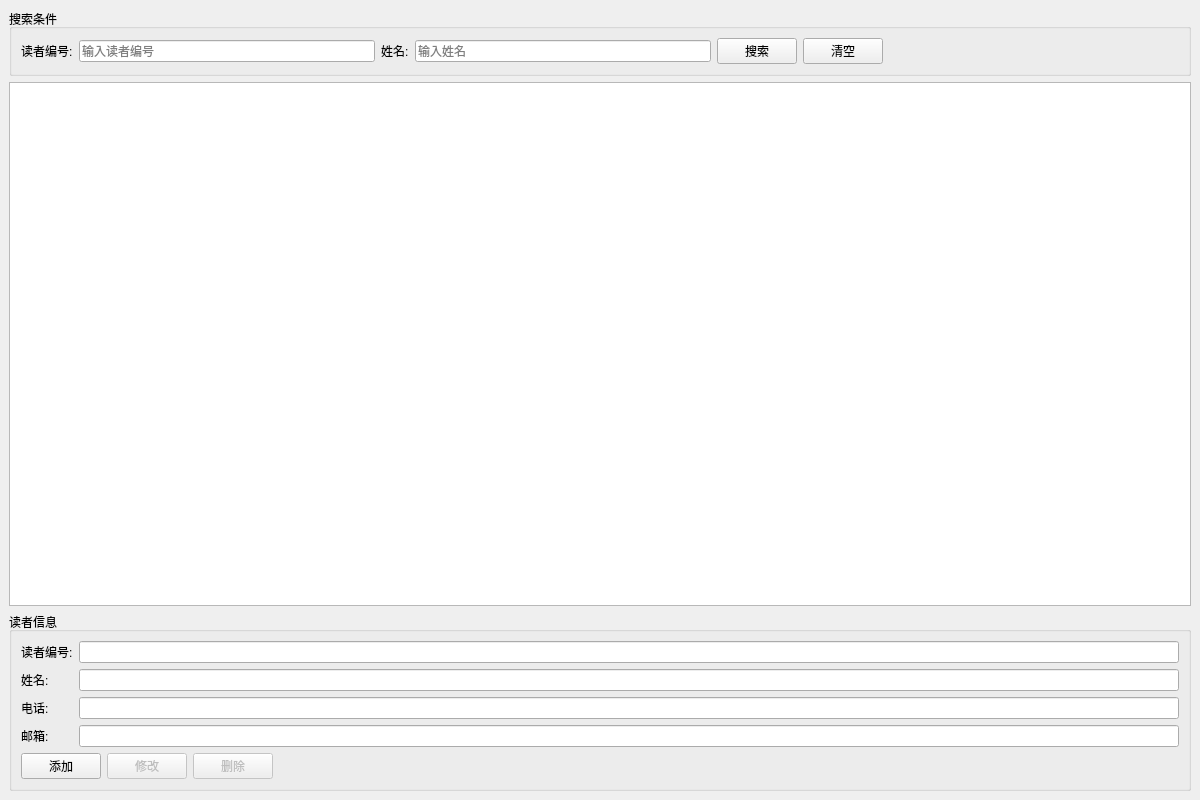
<?xml version="1.0" encoding="UTF-8"?>
<ui version="4.0">
 <class>ReaderWidget</class>
 <widget class="QWidget" name="ReaderWidget">
  <property name="geometry">
   <rect>
    <x>0</x>
    <y>0</y>
    <width>1200</width>
    <height>800</height>
   </rect>
  </property>
  <property name="windowTitle">
   <string>读者管理</string>
  </property>
  <layout class="QVBoxLayout" name="verticalLayout">
   <property name="spacing">
    <number>6</number>
   </property>
   <property name="leftMargin">
    <number>9</number>
   </property>
   <property name="topMargin">
    <number>9</number>
   </property>
   <property name="rightMargin">
    <number>9</number>
   </property>
   <property name="bottomMargin">
    <number>9</number>
   </property>
   <item>
    <widget class="QGroupBox" name="searchGroup">
     <property name="title">
      <string>搜索条件</string>
     </property>
     <layout class="QHBoxLayout" name="searchLayout">
      <item>
       <widget class="QLabel" name="label">
        <property name="text">
         <string>读者编号:</string>
        </property>
       </widget>
      </item>
      <item>
       <widget class="QLineEdit" name="readerIdEdit">
        <property name="placeholderText">
         <string>输入读者编号</string>
        </property>
       </widget>
      </item>
      <item>
       <widget class="QLabel" name="label_2">
        <property name="text">
         <string>姓名:</string>
        </property>
       </widget>
      </item>
      <item>
       <widget class="QLineEdit" name="nameEdit">
        <property name="placeholderText">
         <string>输入姓名</string>
        </property>
       </widget>
      </item>
      <item>
       <widget class="QPushButton" name="searchButton">
        <property name="text">
         <string>搜索</string>
        </property>
       </widget>
      </item>
      <item>
       <widget class="QPushButton" name="clearButton">
        <property name="text">
         <string>清空</string>
        </property>
       </widget>
      </item>
      <item>
       <spacer name="horizontalSpacer">
        <property name="orientation">
         <enum>Qt::Horizontal</enum>
        </property>
        <property name="sizeHint" stdset="0">
         <size>
          <width>40</width>
          <height>20</height>
         </size>
        </property>
       </spacer>
      </item>
     </layout>
    </widget>
   </item>
   <item>
    <widget class="QTableView" name="tableView">
     <property name="alternatingRowColors">
      <bool>true</bool>
     </property>
     <property name="selectionBehavior">
      <enum>QAbstractItemView::SelectRows</enum>
     </property>
     <property name="selectionMode">
      <enum>QAbstractItemView::SingleSelection</enum>
     </property>
     <property name="sortingEnabled">
      <bool>true</bool>
     </property>
    </widget>
   </item>
   <item>
    <widget class="QGroupBox" name="editGroup">
     <property name="title">
      <string>读者信息</string>
     </property>
     <layout class="QVBoxLayout" name="editGroupLayout">
      <item>
       <layout class="QFormLayout" name="editLayout">
        <item row="0" column="0">
         <widget class="QLabel" name="label_3">
          <property name="text">
           <string>读者编号:</string>
          </property>
         </widget>
        </item>
        <item row="0" column="1">
         <widget class="QLineEdit" name="editReaderId"/>
        </item>
        <item row="1" column="0">
         <widget class="QLabel" name="label_4">
          <property name="text">
           <string>姓名:</string>
          </property>
         </widget>
        </item>
        <item row="1" column="1">
         <widget class="QLineEdit" name="editName"/>
        </item>
        <item row="2" column="0">
         <widget class="QLabel" name="label_5">
          <property name="text">
           <string>电话:</string>
          </property>
         </widget>
        </item>
        <item row="2" column="1">
         <widget class="QLineEdit" name="editPhone"/>
        </item>
        <item row="3" column="0">
         <widget class="QLabel" name="label_6">
          <property name="text">
           <string>邮箱:</string>
          </property>
         </widget>
        </item>
        <item row="3" column="1">
         <widget class="QLineEdit" name="editEmail"/>
        </item>
       </layout>
      </item>
      <item>
       <layout class="QHBoxLayout" name="buttonLayout">
        <item>
         <widget class="QPushButton" name="addButton">
          <property name="text">
           <string>添加</string>
          </property>
         </widget>
        </item>
        <item>
         <widget class="QPushButton" name="editButton">
          <property name="enabled">
           <bool>false</bool>
          </property>
          <property name="text">
           <string>修改</string>
          </property>
         </widget>
        </item>
        <item>
         <widget class="QPushButton" name="deleteButton">
          <property name="enabled">
           <bool>false</bool>
          </property>
          <property name="text">
           <string>删除</string>
          </property>
         </widget>
        </item>
        <item>
         <spacer name="horizontalSpacer_2">
          <property name="orientation">
           <enum>Qt::Horizontal</enum>
          </property>
          <property name="sizeHint" stdset="0">
           <size>
            <width>40</width>
            <height>20</height>
           </size>
          </property>
         </spacer>
        </item>
       </layout>
      </item>
     </layout>
    </widget>
   </item>
  </layout>
 </widget>
 <resources/>
 <connections/>
</ui>
